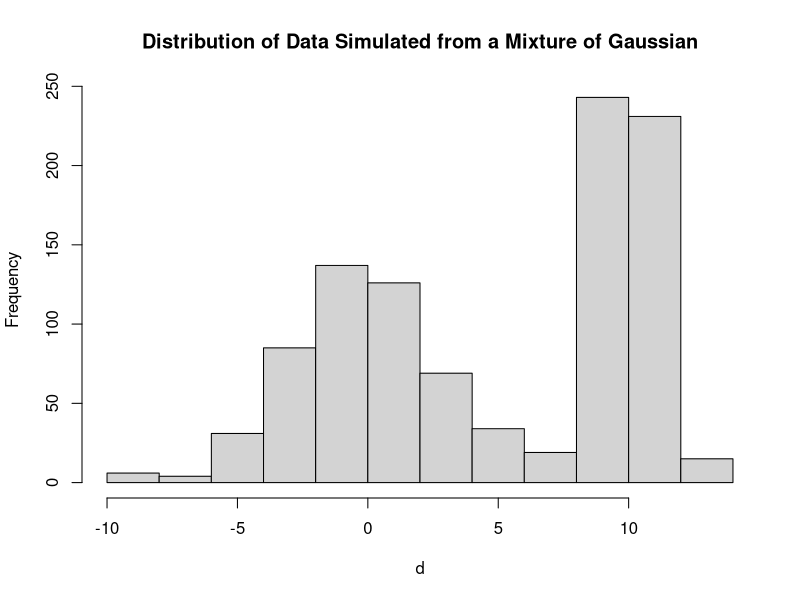

The R source for this figure: (Note: this script raises an error after producing the figure.)
## ---- chunk 1
# Construct the first data set: a mixture of normal distribution
set.seed(1234)
d <- c(rnorm(500,10,1), rnorm(500,0,3))
hist(d,main = "Distribution of Data Simulated from a Mixture of Gaussian")
# Split the data into train and test set (7:3)
train_index <- sample.int(1000,700)
dtrain <- d[train_index]
dtest <- d[!(1:1000 %in% train_index)]
## ---- chunk 2
# devtools::install_github("changchangsu/bis557")
# library(bis557)
# Calculate the kernel density estimation for a bunch of h
hs <- seq(0.1,3.1,by=1)
kernel_estimates <- sapply(hs, function(h){
  kern_density(dtrain, dtest, h)
})
dtest_df <- data.frame(kern = as.vector(kernel_estimates),
                       bandwidth = rep(hs, each = length(dtest)),
                       dtest = dtest)
# Visualize the density estiamted by Epanechnikov kernel with 4 different bandwidths. Also plot the histogram for reference.
library(ggplot2)
ggplot(dtest_df, aes(x = dtest)) + geom_line(aes(x = dtest, y = kern, color = as.factor(bandwidth))) + scale_color_discrete(name = "Bandwidth") +
  labs(y = "Density Estimate", x = "Test Data", title = "Kernel Density Estimates for Different Choices of Bandwidths") +
  theme(legend.position="bottom", title = element_text(size=14), legend.text=element_text(size=12)) +
  geom_histogram(binwidth=1, colour="black", alpha = 0.1,
                          aes(y=..density..))
## ---- chunk 3
d2 <- rchisq(1000,5)
hist(d2,main = "Distribution of Data Simulated from Chi-Square (5)") 
# Split the data into train and test set (7:3)
train_index <- sample.int(1000,700)
dtrain <- d2[train_index]
dtest <- d2[!(1:1000 %in% train_index)]

hs <- seq(0.1,3.1,by=1)
kernel_estimates <- sapply(hs, function(h){
  kern_density(dtrain, dtest, h)
})
dtest_df <- data.frame(kern = as.vector(kernel_estimates),
                       bandwidth = rep(hs, each = length(dtest)),
                       dtest = dtest)
ggplot(dtest_df, aes(x = dtest)) + geom_line(aes(x = dtest, y = kern, color = as.factor(bandwidth))) + scale_color_discrete(name = "Bandwidth") +
  labs(y = "Density Estimate", x = "Test Data", title = "Kernel Density Estimates for Different Choices of Bandwidths") +
  theme(legend.position="bottom", title = element_text(size=14), legend.text=element_text(size=12))+
  stat_function(fun=dchisq,
                         color="black",
                         args=list(df=5))
## ---- chunk 4
library(glmnet)
# Generate a dataset with n<p and with only few variables actually contributing to the prediction
# This idea credit to https://www4.stat.ncsu.edu/~post/josh/LASSO_Ridge_Elastic_Net_-_Examples.html
set.seed(1234)
n <- 100
p <- 200
p_true <- 10
x <- matrix(rnorm(n*p), nrow = n, ncol = p)
y <- apply(x[,1:p_true], 1, sum) + rnorm(n)
## ---- chunk 5
# Try two similar penalty parameters and fit LASSO with glmnet
lambdas <- c(0.1, 0.11)
LASSO_fit <- glmnet(x, y, family="gaussian", alpha=1, lambda = lambdas)

kkt_status = check_kkt(x, y, as.vector(LASSO_fit$beta[,2]), lambdas[1])
# The predictor checked to be inactive would stay inactive.
all(LASSO_fit$beta[,1][kkt_status$stay_inactive] == 0)
# Indeed, active set screening save a lot of computation cost
sum(kkt_status$stay_inactive)
## ---- chunk 6
kkt_status_same_lambda = check_kkt(x, y, as.vector(LASSO_fit$beta[,1]), lambdas[1])
all(kkt_status_same_lambda$stay_inactive[LASSO_fit$beta[,1] != 0] == FALSE)
